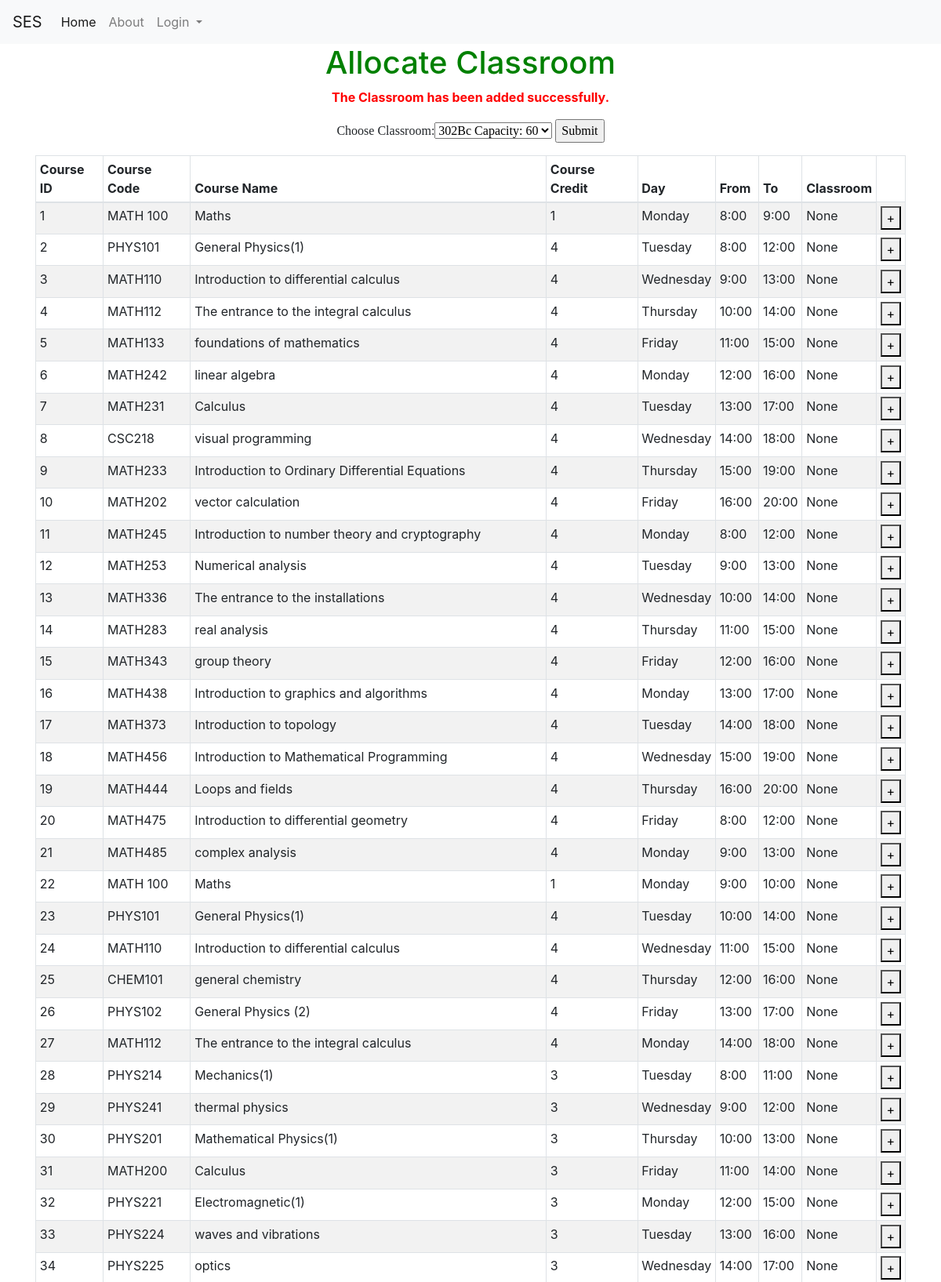
The page /allocate_classroomf (upper part) on the database its author committed.
### tables this page shows
CREATE TABLE course (course_id INTEGER NOT NULL PRIMARY KEY AUTOINCREMENT UNIQUE, course_name [nchar] (10), course_descr [nchar] (10), course_code [nchar] (10), dep_id [int], plan_id [int], level_id [int], credit INTEGER, Day_id REFERENCES Day (Day_id), fromT TIME, toT TIME, loc_id INTEGER, SEM INTEGER DEFAULT (223), lec_id INTEGER);

CREATE TABLE Day (Day_id INTEGER PRIMARY KEY, Day_Decs CHAR);

### allocate_classroom.py (the view)
@allocate_classroom.route('/allocate_classroomf', methods=['GET', 'POST'])
def allocate_classroomf():
    with app.app_context():
        SEM = 223
        con = sqlite3.connect("instance/db.sqlite")
        cur = con.cursor()
        cur.execute("SELECT * FROM loc")
        classroom = cur.fetchall()
        con.commit()
        cur.execute("SELECT * FROM classroom_view")
        courses = cur.fetchall()
        course_id = request.form.get('course_id')
        con.commit()
        loc_id = request.form.get('classroom')
        print("loc_idss")
        print(loc_id)
        cur.execute(""" SELECT distinct

    cp1.Day_id AS CP1_Day_id,
    cp1.loc_id AS CP1_loc_id,
    cp1.fromT AS CP1_fromT,
    cp1.toT AS CP1_toT,
    cp1.SEM AS CP1_SEm,
    cp2.Day_id AS CP2_Day_id,
    cp2.loc_id AS CP2_loc_id,
    cp2.fromT AS CP2_fromT,
    cp2.toT AS CP2_toT,
    cp2.SEM AS CP2_SEm
FROM
    course AS cp1
JOIN
    course AS cp2
    ON cp2.course_id = cp1.course_id AND cp2.SEM = cp1.SEM

      And (cp2.fromT >= cp1.fromT and cp2.fromT < cp1.toT AND  cp1.fromT <= cp2.fromT and cp2.day_id = cp1.day_id)
      OR (cp2.toT > cp1.fromT and cp2.toT <= cp1.toT AND cp1.fromT <= cp2.fromT and cp2.day_id = cp1.day_id )
      OR (cp2.fromT <= cp1.fromT and cp2.toT >= cp1.toT AND cp1.fromT <= cp2.fromT and cp2.day_id = cp1.day_id)

      where cp2.loc_id = ? AND cp1.SEM = ? and  cp1.course_id = ?  """, (loc_id,SEM,course_id))
        entry = cur.fetchone()
        if entry is None:
            cur.execute("UPDATE  course set loc_id = ? where course_id = ? " , (loc_id, course_id))
            con.commit()
            error = "The Classroom has been added successfully. "
        else:
            error = "There is a time conflict. Choose another Classroom."
        cur.execute("SELECT * FROM classroom_view")
        courses = cur.fetchall()
        con.commit()
        con.close()
    return render_template('allocate_classroom.html', classroom=classroom,courses=courses,error=error)

### templates/allocate_classroom.html (shortened to what this page needs)
{% extends "base.html" %}
{% block content %}
<h1>Allocate Classroom</h1>
<Form >
    {% if error %}
    <p style="color:red"><strong>{{error}}</strong></p>
    {% endif %}
  </Form>
       <form id = "c_form" method="post" action="/allocate_classroomf">
        <p style="font-family:verdana">
            Choose Classroom:<SELECT name="classroom" style="font-family:verdana" id="classroom">
            {% for j in classroom %}
                <OPTION  value={{j[0]}}>{{j[2]}} Capacity: {{j[1]}} </OPTION>
            {% endfor %}
            </SELECT>
            <input type="submit" value="Submit">
            </p>
        <table id="classcourses" class="table table-striped table-bordered table-sm"  cellspacing="0" width="100%">
            <thead>
              <tr>
                <th>Course ID</th>
                <th>Course Code</th>
                <th>Course Name</th>
                <th>Course Credit</th>
                <th>Day</th>
                <th>From</th>
                <th>To</th>
                <th>Classroom</th>
              </tr>
              </thead>
              <tbody>
               {% for row in courses %}
                      <tr>
                        <td><input type="hidden" name="title" value="{{ row[0] }}"> {{ row[0] }} </td>
                          <td>{{row[1]}}</td>
                          <td>{{row[2]}}</td>
                          <td>{{row[3]}}</td>
                          <td>{{row[4]}}</td>
                          <td>{{row[5]}}</td>
                          <td>{{row[6]}}</td>
                          <td>{{row[7]}}</td>
                          <td><button class="bi bi-plus" type="submit" value="{{ row[0] }}" name="course_id">+</button></td>
                      </tr>
                  {% endfor %}
              </tbody>
          </table>
       </form>
{% endblock %}

### templates/base.html (shortened to what this page needs)
<!DOCTYPE html>
<html>
<head>
    <link rel="stylesheet" href="https://cdn.jsdelivr.net/npm/bootstrap@4.3.1/dist/css/bootstrap.min.css">
    <link rel="stylesheet" href="https://cdnjs.cloudflare.com/ajax/libs/font-awesome/5.15.3/css/all.min.css">
    <link rel="stylesheet" href="https://mdbcdn.b-cdn.net/wp-content/themes/mdbootstrap4/docs-app/css/compiled-4.20.0.min.css">
</head>
<body>
<section class="hero is-fullheight" style="background-color:#ffffff;">
    <div>  <nav class="navbar navbar-expand-lg navbar-light bg-light">
        <a class="navbar-brand" href="{{ url_for('main.index') }}">SES</a>
        <div class="collapse navbar-collapse" id="navbarSupportedContent">
          <ul class="navbar-nav mr-auto">
            <li class="nav-item active">
              <a class="nav-link" href="{{ url_for('main.index') }}">Home <span class="sr-only">(current)</span></a>
            </li>
            <li class="nav-item">
              <a class="nav-link" href="{{ url_for('main.About') }}">About</a>
            </li>
            <li class="nav-item dropdown">
              <a class="nav-link dropdown-toggle" href="#" id="navbarDropdown" role="button" data-toggle="dropdown" aria-haspopup="true" aria-expanded="false">
                Login
              </a>
            </li>
        </div>
    </div>
    <div class="hero-body">
        <div class="container has-text-centered">
            {% block content %}{% endblock %}
        </div>
</section>
</body>
</html>

### templates/allocate_classroom.html (style rules this page uses)
body { text-align: center; }
h1 { color: green; }
table { border-collapse: collapse; width: 100%; }
th, td { padding: 8px; text-align: left; border-bottom: 1px solid #ddd; }

### rows shown on the page
course: course_id "1", course_code "MATH 100", course_name "Maths", credit "1", Day_Decs "Monday", fromT "8:00", toT "9:00", row "None"
course: course_id "2", course_code "PHYS101", course_name "General Physics(1)", credit "4", Day_Decs "Tuesday", fromT "8:00", toT "12:00", row "None"
course: course_id "3", course_code "MATH110", course_name "Introduction to differential calculus", credit "4", Day_Decs "Wednesday", fromT "9:00", toT "13:00", row "None"
course: course_id "4", course_code "MATH112", course_name "The entrance to the integral calculus", credit "4", Day_Decs "Thursday", fromT "10:00", toT "14:00", row "None"
course: course_id "5", course_code "MATH133", course_name "foundations of mathematics", credit "4", Day_Decs "Friday", fromT "11:00", toT "15:00", row "None"
course: course_id "6", course_code "MATH242", course_name "linear algebra", credit "4", Day_Decs "Monday", fromT "12:00", toT "16:00", row "None"
course: course_id "7", course_code "MATH231", course_name "Calculus", credit "4", Day_Decs "Tuesday", fromT "13:00", toT "17:00", row "None"
course: course_id "8", course_code "CSC218", course_name "visual programming", credit "4", Day_Decs "Wednesday", fromT "14:00", toT "18:00", row "None"
course: course_id "9", course_code "MATH233", course_name "Introduction to Ordinary Differential Equations", credit "4", Day_Decs "Thursday", fromT "15:00", toT "19:00", row "None"
course: course_id "10", course_code "MATH202", course_name "vector calculation", credit "4", Day_Decs "Friday", fromT "16:00", toT "20:00", row "None"
course: course_id "11", course_code "MATH245", course_name "Introduction to number theory and cryptography", credit "4", Day_Decs "Monday", fromT "8:00", toT "12:00", row "None"
course: course_id "12", course_code "MATH253", course_name "Numerical analysis", credit "4", Day_Decs "Tuesday", fromT "9:00", toT "13:00", row "None"
course: course_id "13", course_code "MATH336", course_name "The entrance to the installations", credit "4", Day_Decs "Wednesday", fromT "10:00", toT "14:00", row "None"
course: course_id "14", course_code "MATH283", course_name "real analysis", credit "4", Day_Decs "Thursday", fromT "11:00", toT "15:00", row "None"
course: course_id "15", course_code "MATH343", course_name "group theory", credit "4", Day_Decs "Friday", fromT "12:00", toT "16:00", row "None"
course: course_id "16", course_code "MATH438", course_name "Introduction to graphics and algorithms", credit "4", Day_Decs "Monday", fromT "13:00", toT "17:00", row "None"
course: course_id "17", course_code "MATH373", course_name "Introduction to topology", credit "4", Day_Decs "Tuesday", fromT "14:00", toT "18:00", row "None"
course: course_id "18", course_code "MATH456", course_name "Introduction to Mathematical Programming", credit "4", Day_Decs "Wednesday", fromT "15:00", toT "19:00", row "None"
course: course_id "19", course_code "MATH444", course_name "Loops and fields", credit "4", Day_Decs "Thursday", fromT "16:00", toT "20:00", row "None"
course: course_id "20", course_code "MATH475", course_name "Introduction to differential geometry", credit "4", Day_Decs "Friday", fromT "8:00", toT "12:00", row "None"
course: course_id "21", course_code "MATH485", course_name "complex analysis", credit "4", Day_Decs "Monday", fromT "9:00", toT "13:00", row "None"
course: course_id "22", course_code "MATH 100", course_name "Maths", credit "1", Day_Decs "Monday", fromT "9:00", toT "10:00", row "None"
course: course_id "23", course_code "PHYS101", course_name "General Physics(1)", credit "4", Day_Decs "Tuesday", fromT "10:00", toT "14:00", row "None"
course: course_id "24", course_code "MATH110", course_name "Introduction to differential calculus", credit "4", Day_Decs "Wednesday", fromT "11:00", toT "15:00", row "None"
course: course_id "25", course_code "CHEM101", course_name "general chemistry", credit "4", Day_Decs "Thursday", fromT "12:00", toT "16:00", row "None"
course: course_id "26", course_code "PHYS102", course_name "General Physics (2)", credit "4", Day_Decs "Friday", fromT "13:00", toT "17:00", row "None"
course: course_id "27", course_code "MATH112", course_name "The entrance to the integral calculus", credit "4", Day_Decs "Monday", fromT "14:00", toT "18:00", row "None"
course: course_id "28", course_code "PHYS214", course_name "Mechanics(1)", credit "3", Day_Decs "Tuesday", fromT "8:00", toT "11:00", row "None"
course: course_id "29", course_code "PHYS241", course_name "thermal physics", credit "3", Day_Decs "Wednesday", fromT "9:00", toT "12:00", row "None"
course: course_id "30", course_code "PHYS201", course_name "Mathematical Physics(1)", credit "3", Day_Decs "Thursday", fromT "10:00", toT "13:00", row "None"
course: course_id "31", course_code "MATH200", course_name "Calculus", credit "3", Day_Decs "Friday", fromT "11:00", toT "14:00", row "None"
course: course_id "32", course_code "PHYS221", course_name "Electromagnetic(1)", credit "3", Day_Decs "Monday", fromT "12:00", toT "15:00", row "None"
course: course_id "33", course_code "PHYS224", course_name "waves and vibrations", credit "3", Day_Decs "Tuesday", fromT "13:00", toT "16:00", row "None"
course: course_id "34", course_code "PHYS225", course_name "optics", credit "3", Day_Decs "Wednesday", fromT "14:00", toT "17:00", row "None"

### other values the page prints
{{ error }} "The Classroom has been added successfully."
form field classroom "302Bc Capacity: 60"
